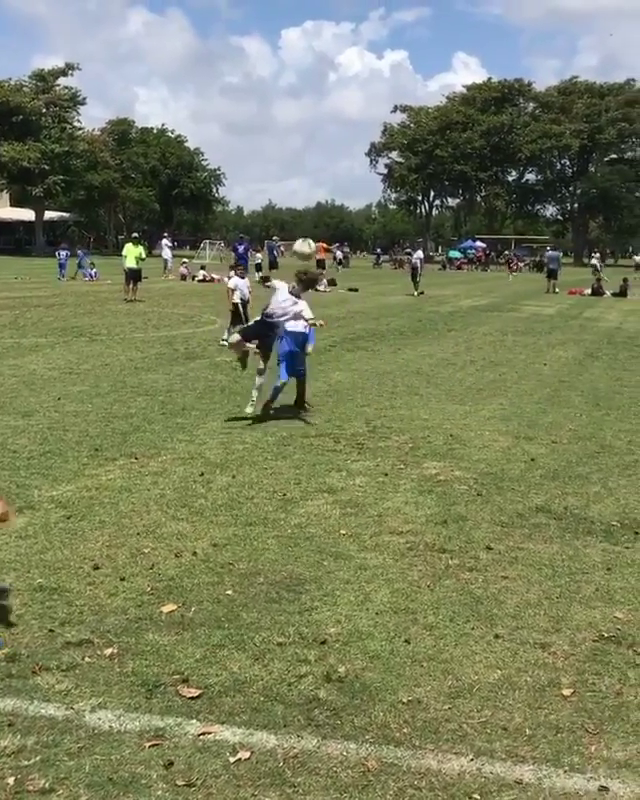
#> input picture frame 25 of TP4/Python Motion/Lucas-Kanade/videoPeq.mp4, 640 x 800 px, given in place of videoPeq2.mp4, which was not available
$ python lucas.py
#> lines starting #> are read from the running program, lines starting #| are printed output that depends on the picture; pictures that were not available may be replaced by others from this repository, and a replacement may not be noted
import cv2 as cv
import numpy as np

# Parameters for Shi-Tomasi corner detection
feature_params = dict(maxCorners=300, qualityLevel=0.2,
                      minDistance=2, blockSize=7)
# Parameters for Lucas-Kanade optical flow
lk_params = dict(winSize=(15, 15), maxLevel=2, criteria=(
    cv.TERM_CRITERIA_EPS | cv.TERM_CRITERIA_COUNT, 10, 0.03))
# The video feed is read in as a VideoCapture object
# cap = cv.VideoCapture("shibuya.mp4")
cap = cv.VideoCapture("videoPeq2.mp4")

# Variable for color to draw optical flow track
color = (0, 255, 0)
# ret = a boolean return value from getting the frame, first_frame = the first frame in the entire video sequence
ret, first_frame = cap.read()
#> first_frame is the input picture: shape (800, 640, 3); mean B, G, R 99, 129.9, 123.8
# Converts frame to grayscale because we only need the luminance channel for detecting edges - less computationally expensive
prev_gray = cv.cvtColor(first_frame, cv.COLOR_BGR2GRAY)
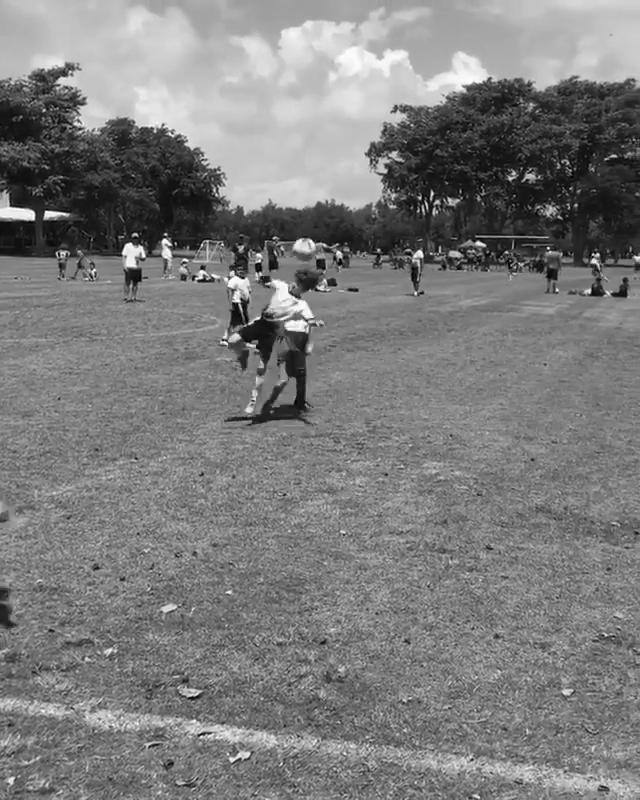
#> prev_gray: shape (800, 640); min 0, max 255, mean 124.5
# Finds the strongest corners in the first frame by Shi-Tomasi method - we will track the optical flow for these corners
# https://docs.opencv.org/3.0-beta/modules/imgproc/doc/feature_detection.html#goodfeaturestotrack
prev = cv.goodFeaturesToTrack(prev_gray, mask=None, **feature_params)
#> prev = 300 rows, first 8: [164, 241], [46, 213], [32, 218], [238, 300], [204, 276], [62, 252], [419, 251], [597, 255]
# Creates an image filled with zero intensities with the same dimensions as the frame - for later drawing purposes
mask = np.zeros_like(first_frame)

while(cap.isOpened()):
    # ret = a boolean return value from getting the frame, frame = the current frame being projected in the video
    ret, frame = cap.read()
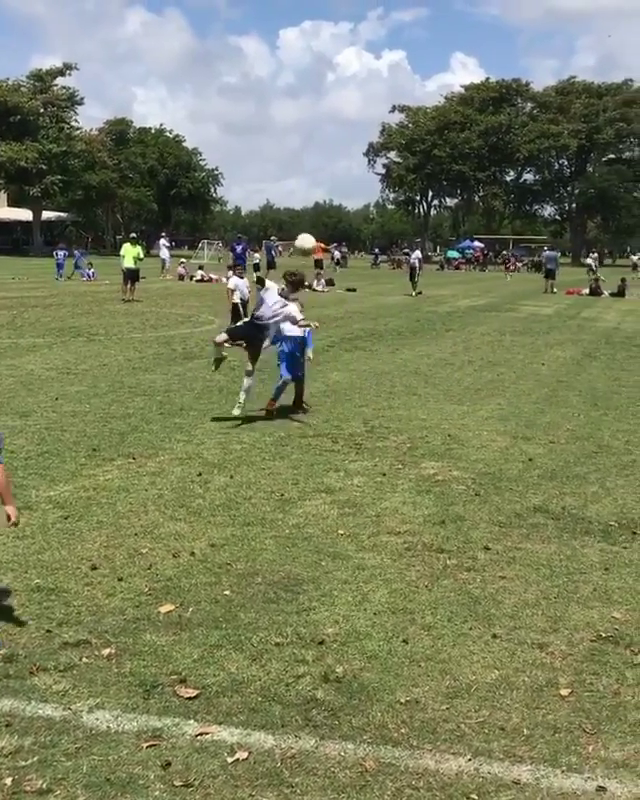
#> input picture frame 26 of TP4/Python Motion/Lucas-Kanade/videoPeq.mp4, 640 x 800 px, given in place of videoPeq2.mp4, which was not available
#> frame is the input picture: shape (800, 640, 3); mean B, G, R 99, 129.8, 123.8
    # Converts each frame to grayscale - we previously only converted the first frame to grayscale
    gray = cv.cvtColor(frame, cv.COLOR_BGR2GRAY)
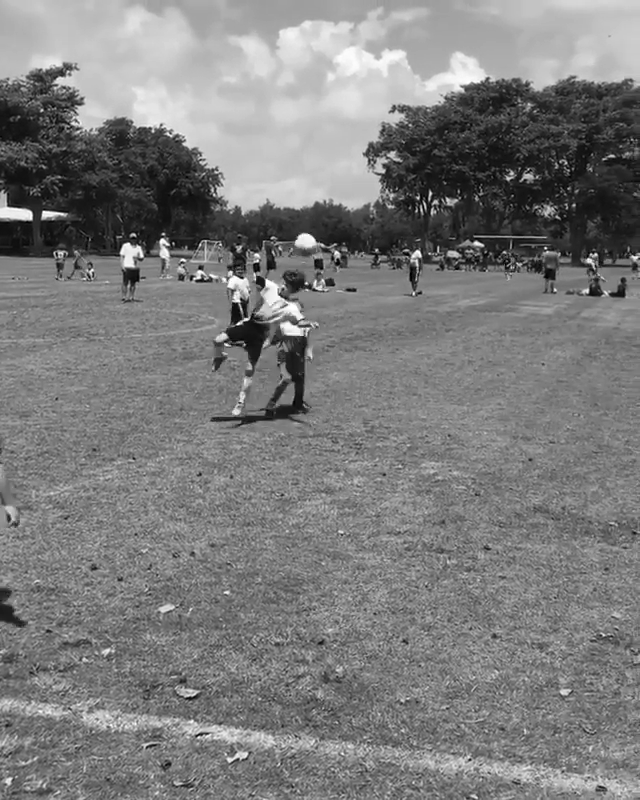
#> gray: shape (800, 640); min 0, max 255, mean 124.5
    # Calculates sparse optical flow by Lucas-Kanade method
    # https://docs.opencv.org/3.0-beta/modules/video/doc/motion_analysis_and_object_tracking.html#calcopticalflowpyrlk
    next, status, error = cv.calcOpticalFlowPyrLK(
        prev_gray, gray, prev, None, **lk_params)
#> next = 300 rows, first 8: [161.7, 240.9], [43.57, 213], [29.55, 218], [237.9, 300], [202, 276], [59.73, 252], [417.1, 251], [594.2, 255]; status = 300 values from 1 to 1; error = 300 values, max 53.53 at index 87, min 0 at index 109, mean 6.03
    # Selects good feature points for previous position
    good_old = prev[status == 1]
#> good_old = 300 pairs, first value 6 to 634, second value 68 to 798
    # Selects good feature points for next position
    good_new = next[status == 1]
#> good_new = 300 pairs, first value 3.66 to 631.6, second value 67.87 to 798.2
    # Draws the optical flow tracks
    for i, (new, old) in enumerate(zip(good_new, good_old)):
        # Returns a contiguous flattened array as (x, y) coordinates for new point
        a, b = new.ravel()
        # Returns a contiguous flattened array as (x, y) coordinates for old point
        c, d = old.ravel()
        # Draws line between new and old position with green color and 2 thickness
        mask = cv.line(mask, (a, b), (c, d), color, 2)
        # Draws filled circle (thickness of -1) at new position with green color and radius of 3
        frame = cv.circle(frame, (a, b), 3, color, -1)
#> this loop made 300 passes
#> (a, b, c, d) on passes 1 to 3: (161.7, 240.9, 164, 241), (43.57, 213, 46, 213), (29.55, 218, 32, 218)
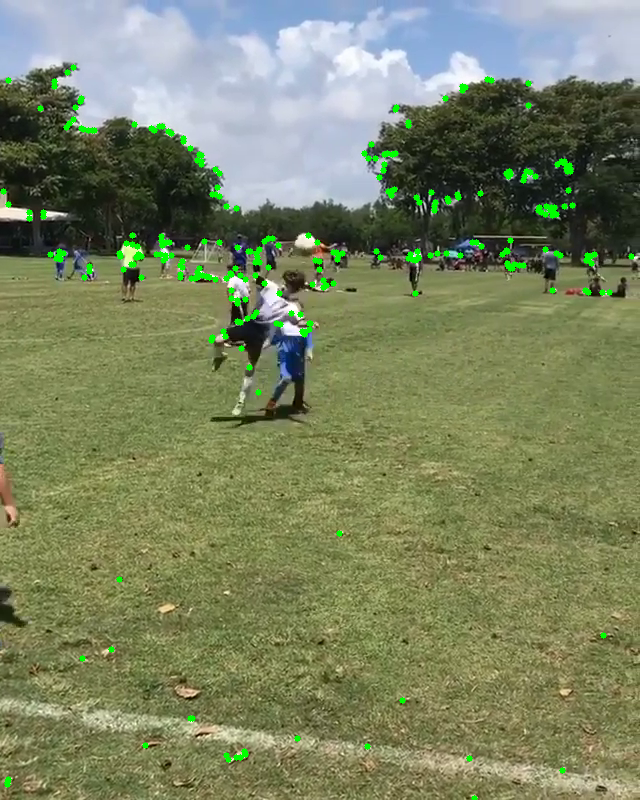
#> frame: shape (800, 640, 3); mean B, G, R 97.4, 131.7, 122
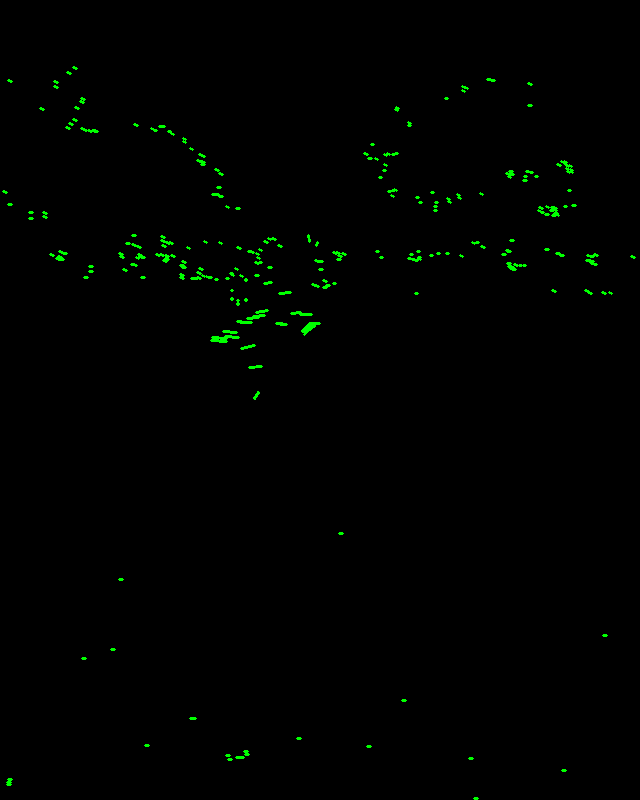
#> mask: shape (800, 640, 3); mean of channels 0, 1, 2 0, 2, 0; drawn as B, G, R
    # Overlays the optical flow tracks on the original frame
    output = cv.add(frame, mask)
    # Updates previous frame
    prev_gray = gray.copy()
    # Updates previous good feature points
    prev = good_new.reshape(-1, 1, 2)
#> prev has the same summary as next
    # Opens a new window and displays the output frame
    cv.imshow("sparse optical flow", output)
    # Frames are read by intervals of 10 milliseconds. The programs breaks out of the while loop when the user presses the 'q' key
    if cv.waitKey(10) & 0xFF == ord('q'):
#> (key q is pressed here)
        break
# The following frees up resources and closes all windows
cap.release()
cv.destroyAllWindows()

$ run again, starting later in the video
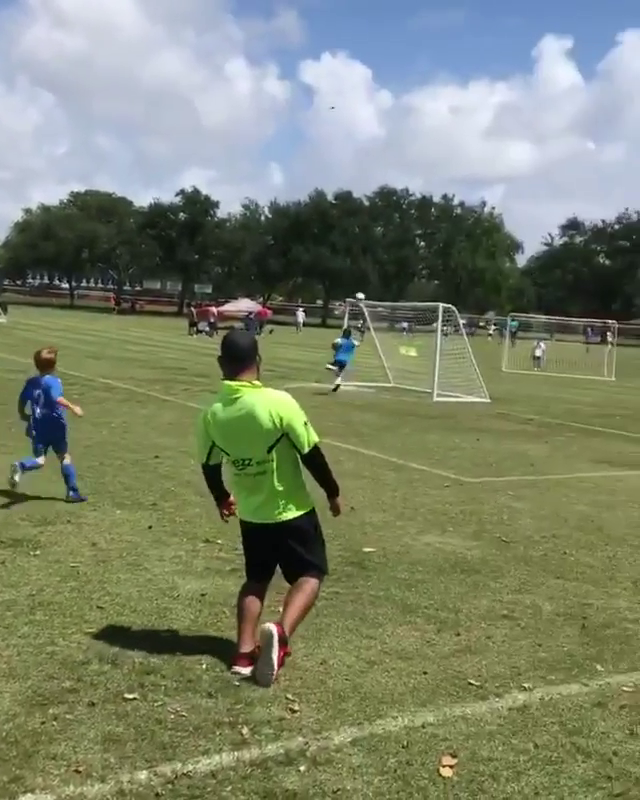
#> input picture frame 114 of TP4/Python Motion/Lucas-Kanade/videoPeq.mp4, 640 x 800 px, given in place of videoPeq2.mp4, which was not available
#> first_frame is the input picture: shape (800, 640, 3); mean B, G, R 109.6, 132.2, 124.4
#> `prev = cv.goodFeaturesToTrack(prev_gray, mask=None, **feature_params)`: prev = 262 rows, first 8: [300, 311], [363, 297], [362, 295], [492, 328], [358, 295], [356, 295], [441, 306], [443, 327]
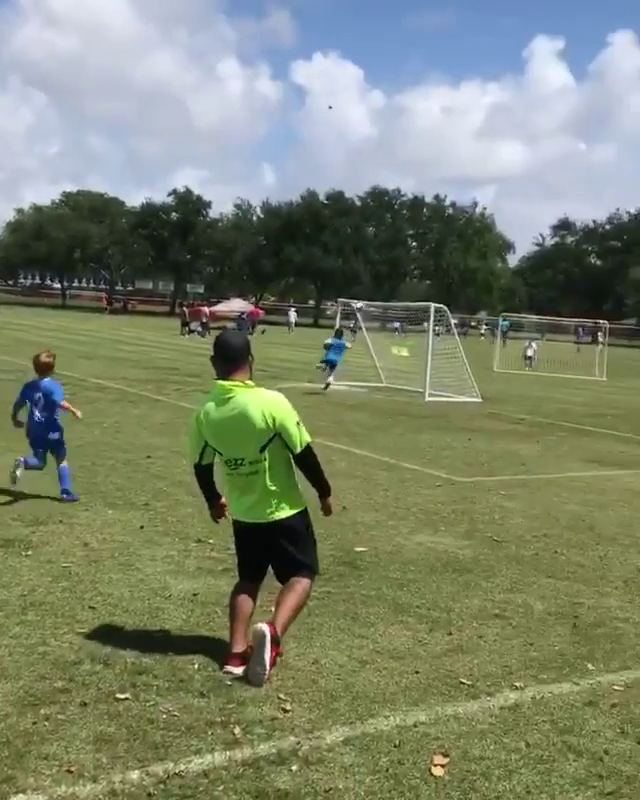
#> input picture frame 115 of TP4/Python Motion/Lucas-Kanade/videoPeq.mp4, 640 x 800 px, given in place of videoPeq2.mp4, which was not available
#> frame is the input picture: shape (800, 640, 3); mean B, G, R 109.6, 132.2, 124.2
#> next = 262 rows, first 8: [292, 311.1], [355.3, 297.2], [354.5, 299.4], [483.5, 327.7], [350.7, 300.8], [347.9, 301.5], [432.6, 305.9], [434.7, 326.8]; status = 262 values from 1 to 1; error = 262 values, max 57.89 at index 40, min 0 at index 250, mean 5.74
#> good_old = 262 pairs, first value 16 to 626, second value 188 to 794
#> good_new = 262 pairs, first value 9.73 to 617, second value 188.1 to 793.9
#> the loop `for i, (new, old) in enumerate(zip(good_new, good_old)):` made 262 passes
#> (a, b, c, d) on passes 1 to 3: (292, 311.1, 300, 311), (355.3, 297.2, 363, 297), (354.5, 299.4, 362, 295)
#> after the loop `for i, (new, old) in enumerate(zip(good_new, good_old)):`:
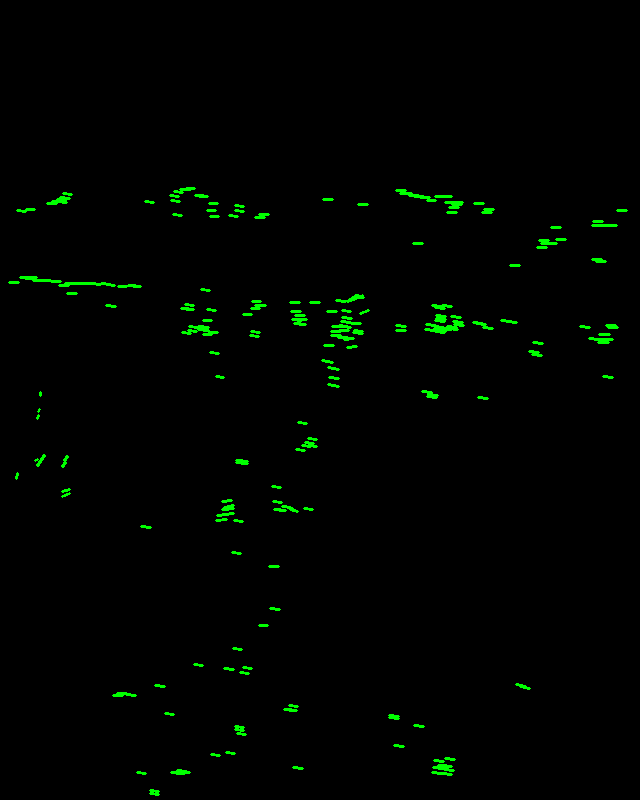
#> mask: shape (800, 640, 3); mean of channels 0, 1, 2 0, 3.5, 0; drawn as B, G, R
#> `prev = good_new.reshape(-1, 1, 2)`: prev has the same summary as next

$ run again, starting later in the video
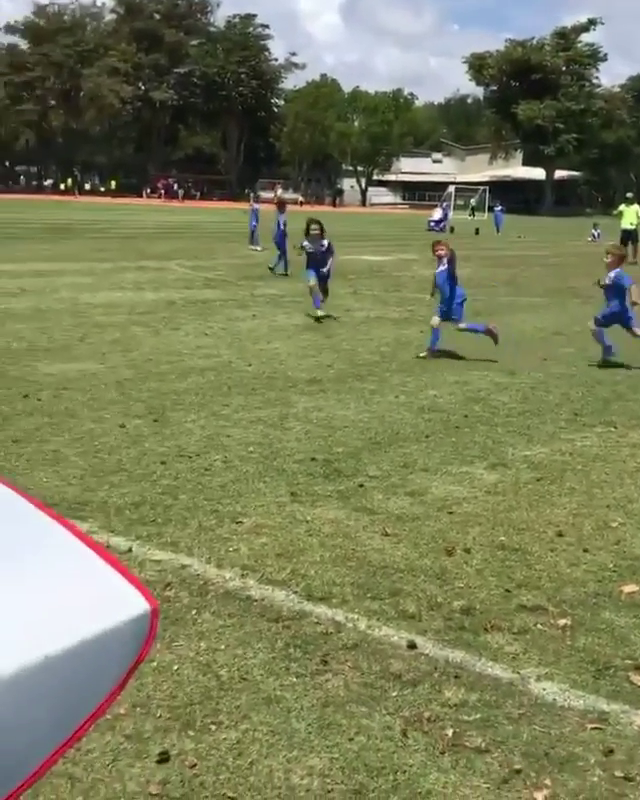
#> input picture frame 204 of TP4/Python Motion/Lucas-Kanade/videoPeq.mp4, 640 x 800 px, given in place of videoPeq2.mp4, which was not available
#> first_frame is the input picture: shape (800, 640, 3); mean B, G, R 91.1, 126.5, 122.7
#> `prev = cv.goodFeaturesToTrack(prev_gray, mask=None, **feature_params)`: prev = 192 rows, first 8: [62, 186], [87, 186], [452, 187], [543, 177], [485, 188], [324, 242], [454, 187], [374, 176]
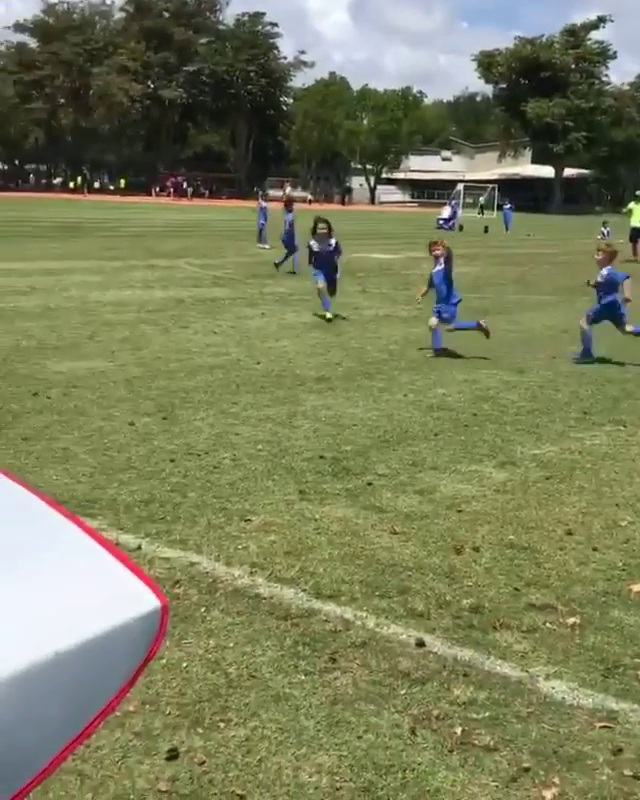
#> input picture frame 205 of TP4/Python Motion/Lucas-Kanade/videoPeq.mp4, 640 x 800 px, given in place of videoPeq2.mp4, which was not available
#> frame is the input picture: shape (800, 640, 3); mean B, G, R 91.3, 126.5, 122.7
#> next = 192 rows, first 8: [71.4, 184.3], [96.23, 184.3], [460.8, 185], [552, 175], [494, 186], [331.5, 241.3], [462.8, 185], [382.9, 174.2]; status = 192 values from 1 to 1; error = 192 values, max 35.45 at index 72, min 0.0985 at index 3, mean 4.95
#> good_old = 192 pairs, first value 7 to 635, second value 1 to 735
#> good_new = 192 pairs, first value 16.5 to 646.7, second value -1.09 to 733.2
#> the loop `for i, (new, old) in enumerate(zip(good_new, good_old)):` made 192 passes
#> (a, b, c, d) on passes 1 to 3: (71.4, 184.3, 62, 186), (96.23, 184.3, 87, 186), (460.8, 185, 452, 187)
#> after the loop `for i, (new, old) in enumerate(zip(good_new, good_old)):`:
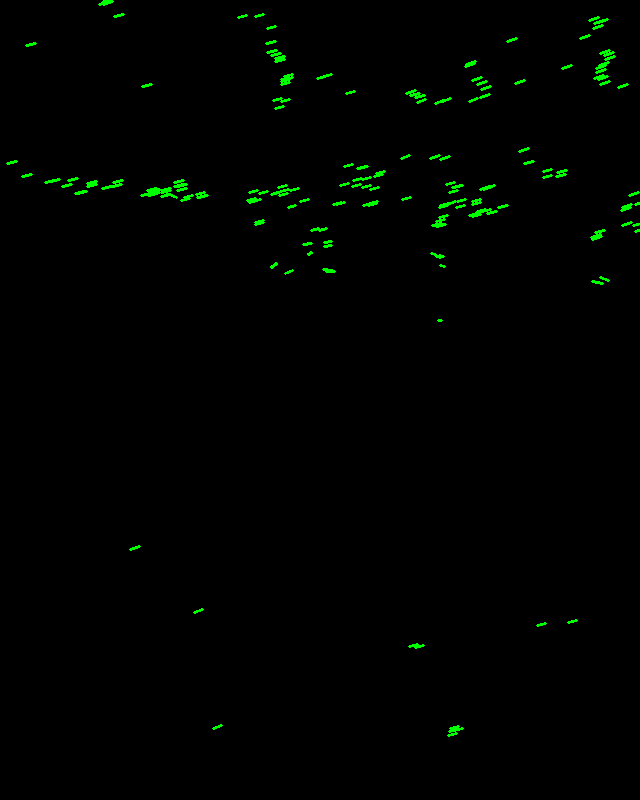
#> mask: shape (800, 640, 3); mean of channels 0, 1, 2 0, 2.5, 0; drawn as B, G, R
#> `prev = good_new.reshape(-1, 1, 2)`: prev has the same summary as next
